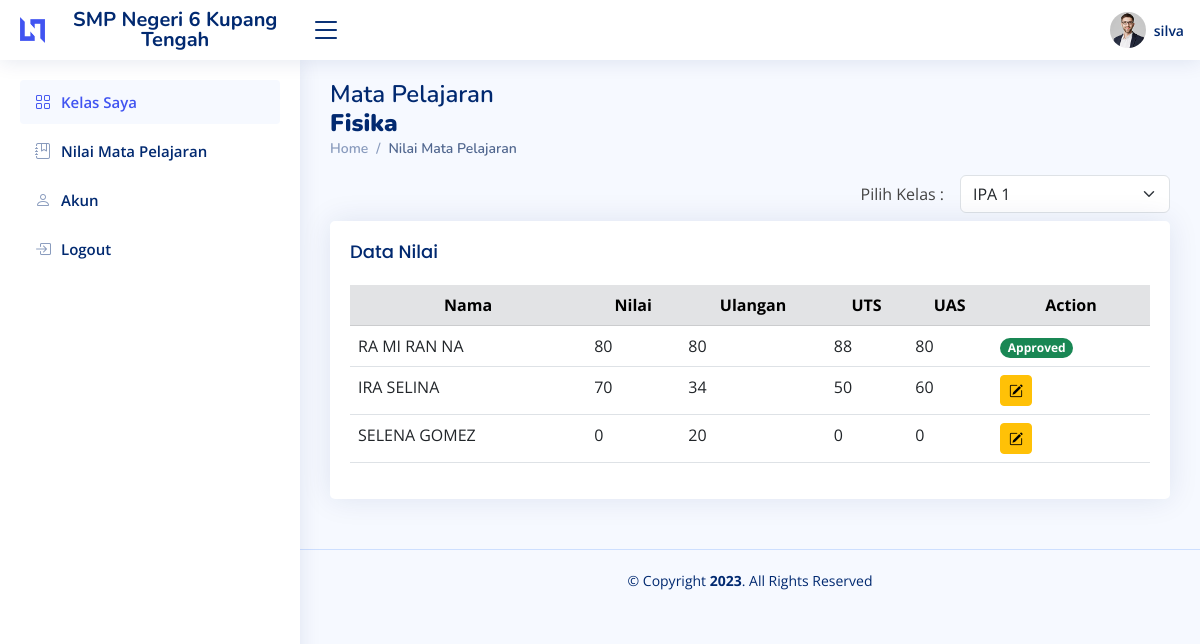
The page /guru/nilai-mapel.php (signed in) on the database its author committed.
### tables this page shows
CREATE TABLE `user` (
  `id` int(11) NOT NULL,
  `nama` varchar(100) NOT NULL,
  `username` varchar(100) NOT NULL,
  `password` varchar(100) NOT NULL,
  `isAdmin` tinyint(1) NOT NULL DEFAULT 0,
  `role` enum('Guru','Kepsek','Admin','Siswa') NOT NULL,
  `id_guru` int(11) NOT NULL,
  `id_siswa` int(11) NOT NULL
);

CREATE TABLE `guru` (
  `id_guru` int(11) NOT NULL,
  `nama_guru` varchar(250) NOT NULL,
  `tempat_lahir` varchar(250) NOT NULL,
  `tanggal_lahir` date NOT NULL DEFAULT current_timestamp(),
  `jenis_kelamin` enum('Laki-Laki','Perempuan') NOT NULL,
  `agama` enum('Kristen','Katolik','Islam','Hindu','Budha') NOT NULL,
  `jabatan` varchar(100) NOT NULL,
  `alamat` varchar(250) NOT NULL,
  `no_telp` varchar(20) NOT NULL,
  `id_mapel` int(11) NOT NULL,
  `id_kelas` int(11) NOT NULL,
  `nip` bigint(18) NOT NULL
);

CREATE TABLE `mapel` (
  `id_mapel` int(11) NOT NULL,
  `nama_mapel` varchar(100) NOT NULL
);

CREATE TABLE `siswa` (
  `id_siswa` int(11) NOT NULL,
  `nis` varchar(50) NOT NULL,
  `nama` varchar(100) NOT NULL,
  `tempat_lahir` varchar(250) NOT NULL,
  `tanggal_lahir` date NOT NULL DEFAULT current_timestamp(),
  `jenis_kelamin` enum('Laki-Laki','Perempuan') NOT NULL,
  `agama` enum('Kristen','Katolik','Islam','Hindu','Budha') NOT NULL,
  `alamat` varchar(250) NOT NULL,
  `nama_ayah` varchar(250) NOT NULL,
  `nama_ibu` varchar(250) NOT NULL,
  `pekerjaan_ayah` varchar(50) NOT NULL,
  `pekerjaan_ibu` varchar(50) NOT NULL,
  `thn_semester` varchar(10) NOT NULL,
  `no_telp` varchar(20) NOT NULL,
  `kelasId` int(11) NOT NULL
);

CREATE TABLE `nilai` (
  `id_nilai` int(11) NOT NULL,
  `nilai` int(100) NOT NULL,
  `ulangan` int(20) NOT NULL,
  `thn_semseter` varchar(20) NOT NULL,
  `uts` int(100) NOT NULL,
  `uas` int(100) NOT NULL,
  `id_mapel` int(11) NOT NULL,
  `id_siswa` int(11) NOT NULL,
  `approved` tinyint(1) NOT NULL
);

### guru/nilai-mapel.php (the view, shortened to what this page needs)
<?php
  include './partial/header.php';
  $id_guru = $user['id_guru'];
  $queryGuru = "SELECT guru.nama_guru, mapel.id_mapel, mapel.nama_mapel FROM guru LEFT JOIN mapel ON mapel.id_mapel = guru.id_mapel WHERE id_guru = $id_guru";
  $resultGuru = $conn->query($queryGuru);
  $guru = $resultGuru->fetch_all();
  $queryKelas = "SELECT kelas.* FROM kelas";
  $resultKelas = $conn->query($queryKelas);
  $kelas = $resultKelas->fetch_all();
  $id_kelas = $_GET['id'] ?? $kelas[0][0];
  $id_mapel = $guru[0][1];
  $sql = "SELECT siswa.nama, siswa.id_siswa AS idSiswa, kelas.id AS id_kelas, kelas.kelas, nilai.* FROM siswa
  LEFT JOIN kelas ON kelas.id = siswa.kelasId
  LEFT JOIN nilai ON nilai.id_mapel = $id_mapel AND nilai.id_siswa = siswa.id_siswa
  WHERE kelas.id = $id_kelas
  ";
  $result = $conn->query($sql);
  $data = array();
  while ($row = $result->fetch_assoc()) {
      $data[] = $row;
  }
?>
  <main id="main" class="main">
    <div class="pagetitle">
      <h1>Mata Pelajaran</h1>
      <h1>
        <b><?= $guru[0][2]?></b>
      </h1>
      <nav>
        <ol class="breadcrumb">
          <li class="breadcrumb-item"><a href="dashboard.php">Home</a></li>
          <li class="breadcrumb-item active">Nilai Mata Pelajaran</li>
        </ol>
      </nav>
    </div>
    <section class="section dashboard">
      <div class="row">
        <div class="col-lg-12">
          <div class="d-flex justify-content-end align-items-center gap-3 mb-2">
            <span>Pilih Kelas :</span>
            <select id="kelasSelector" class="form-select w-25 ">
              <?php foreach($kelas as $row):?>
                <option value="<?= $row[0]?>" <?php if($row[0] == $id_kelas) echo "selected"?> ><?= $row[1]?></option>
              <?php endforeach?>
            </select>
          </div>
          <div class="card">
            <div class="card-body">
              <h5 class="card-title">Data Nilai</h5>
              <div class="table-responsive">
                <table class="table datatable" id="datatable">
                  <thead>
                    <tr class="table-secondary">
                      <th scope="col" class="text-center">Nama</th>
                      <th scope="col" class="text-center">Nilai</th>
                      <th scope="col" class="text-center">Ulangan</th>
                      <th scope="col" class="text-center">UTS</th>
                      <th scope="col" class="text-center">UAS</th>
                      <th scope="col" class="text-center">Action</th>
                    </tr>
                  </thead>
                  <tbody>
                    <?php foreach($data as $key=>$row):?>
                      <tr>
                        <td><?= $row['nama']?></td>
                        <td><?= $row['nilai']?></td>
                        <td><?= $row['ulangan']?></td>
                        <td><?= $row['uts']?></td>
                        <td><?= $row['uas']?></td>
                        <td>
                          <?php if($row['approved'] !== '1'):?>
                            <button type="button" class="btn btn-warning btn-sm" data-bs-toggle="modal"
                            id="btn-edit-nilai"
                            data-bs-target="#editNilai"
                            data-id="<?= $row['id_nilai']?>"
                            data-nilai='{"id_nilai":"<?=$row['id_nilai']?>","idSiswa":"<?=$row['idSiswa']?>","id_mapel":"<?=$id_mapel?>","nilai":"<?=$row['nilai']?>","ulangan":"<?=$row['ulangan']?>","uts":"<?=$row['uts']?>","uas":"<?=$row['uas']?>"}'
                            >
                            <i class="bi bi-pencil-square"></i>
                          </button>
                          <?php else:?>
                            <span class="badge text-bg-success rounded-pill">Approved</span>
                          <?php endif?>
                        </td>
                      </tr>
                      <?php endforeach?>
                  </tbody>
                </table>
              </div>
            </div>
          </div>
        </div>
      </div>
    </section>
  </main>
  <?php include './partial/footer.php';?>

### guru/partial/header.php (shortened to what this page needs)
<?php
  $conn = OpenCon();
  if(isset($_SESSION['user-id'])){
    $id = $_SESSION['user-id'];
    $query = "SELECT * FROM user WHERE id='$id'";
    $result = $conn->query($query);
    $user = mysqli_fetch_assoc($result);
  }else{
    header('Location: login-guru.php');
    exit;
  }
?>
<!DOCTYPE html>
<html lang="en">
<head>
  <link href="../assets/vendor/bootstrap/css/bootstrap.min.css" rel="stylesheet">
  <link href="../assets/vendor/bootstrap-icons/bootstrap-icons.css" rel="stylesheet">
  <link href="../assets/vendor/datatables/datatables.css" rel="stylesheet">
  <link href="../assets/css/style.css" rel="stylesheet">
</head>
<body>
  <header id="header" class="header fixed-top d-flex align-items-center">
    <div class="d-flex align-items-center justify-content-between">
      <a href="dashboard.php" class="logo d-flex align-items-center">
        <img src="../assets/img/logo.png" alt="">
        <span class="d-none d-lg-block text-sm-center">SMP Negeri 6 Kupang Tengah</span>
      </a>
      <i class="bi bi-list toggle-sidebar-btn"></i>
    </div>
    <nav class="header-nav ms-auto">
      <ul class="d-flex align-items-center">
        <li class="nav-item dropdown pe-3">
          <a class="nav-link nav-profile d-flex align-items-center pe-0" href="#" data-bs-toggle="dropdown">
            <img src="../assets/img/profile-img.jpg" alt="Profile" class="rounded-circle">
            <span class="d-none d-md-block ps-2"><?=$user['username']?></span>
          </a>
        </li>
      </ul>
    </nav>
  </header>
  <aside id="sidebar" class="sidebar">
    <ul class="sidebar-nav" id="sidebar-nav">
      <li class="nav-item">
        <a class="nav-link " href="dashboard.php">
          <i class="bi bi-grid"></i>
          <span>Kelas Saya</span>
        </a>
      </li>
      <li class="nav-item">
        <a class="nav-link collapsed" href="nilai-mapel.php">
          <i class="bi bi-journal-bookmark"></i>
          <span>Nilai Mata Pelajaran</span>
        </a>
      </li>
      <li class="nav-item">
        <a class="nav-link collapsed" href="akun.php">
          <i class="bi bi-person"></i>
          <span>Akun</span>
        </a>
      </li>
      <li class="nav-item">
        <a class="nav-link collapsed" href="../controllers/logout.php">
          <i class="bi bi-box-arrow-in-right"></i>
          <span>Logout</span>
        </a>
      </li>
    </ul>
  </aside>

### assets/css/style.css (style rules this page uses)
:root { scroll-behavior: smooth; }
body { font-family: "Open Sans", sans-serif; background: #f6f9ff; color: #444444; }
a { color: #4154f1; text-decoration: none; }
h1, h2, h3, h4, h5, h6 { font-family: "Nunito", sans-serif; }
#main { margin-top: 60px; padding: 20px 30px; transition: all 0.3s; }
.pagetitle { margin-bottom: 10px; }
.pagetitle h1 { font-size: 24px; margin-bottom: 0; font-weight: 600; color: #012970; }
.card { margin-bottom: 30px; border: none; border-radius: 5px; box-shadow: 0px 0 30px rgba(1, 41, 112, 0.1); }
.card-title { padding: 20px 0 15px 0; font-size: 18px; font-weight: 500; color: #012970; font-family: "Poppins", sans-serif; }
.card-body { padding: 0 20px 20px 20px; }
.breadcrumb { font-size: 14px; font-family: "Nunito", sans-serif; color: #899bbd; font-weight: 600; }
.breadcrumb a { color: #899bbd; transition: 0.3s; }
.breadcrumb .breadcrumb-item::before { color: #899bbd; }
.breadcrumb .active { color: #51678f; font-weight: 600; }
.logo { line-height: 1; }
@media (min-width: 1200px) { .logo { width: 280px; } }
.logo img { max-height: 26px; margin-right: 6px; }
.logo span { font-size: 20px; font-weight: 700; color: #012970; font-family: "Nunito", sans-serif; }
.header { transition: all 0.5s; z-index: 997; height: 60px; box-shadow: 0px 2px 20px rgba(1, 41, 112, 0.1); background-color: #fff; padding-left: 20px; }
.header .toggle-sidebar-btn { font-size: 32px; padding-left: 10px; cursor: pointer; color: #012970; }
.header-nav ul { list-style: none; }
.header-nav>ul { margin: 0; padding: 0; }
.header-nav .nav-profile { color: #012970; }
.header-nav .nav-profile img { max-height: 36px; }
.header-nav .nav-profile span { font-size: 14px; font-weight: 600; }
.sidebar { position: fixed; top: 60px; left: 0; bottom: 0; width: 300px; z-index: 996; transition: all 0.3s; padding: 20px; overflow-y: auto; scrollbar-width: thin; scrollbar-color: #aab7cf transparent; box-shadow: 0px 0px 20px rgba(1, 41, 112, 0.1); background-color: #fff; }
@media (min-width: 1200px) { #main, #footer { margin-left: 300px; } }
.sidebar-nav { padding: 0; margin: 0; list-style: none; }
.sidebar-nav li { padding: 0; margin: 0; list-style: none; }
.sidebar-nav .nav-item { margin-bottom: 5px; }
.sidebar-nav .nav-link { display: flex; align-items: center; font-size: 15px; font-weight: 600; color: #4154f1; transition: 0.3; background: #f6f9ff; padding: 10px 15px; border-radius: 4px; }
.sidebar-nav .nav-link i { font-size: 16px; margin-right: 10px; color: #4154f1; }
.sidebar-nav .nav-link.collapsed { color: #012970; background: #fff; }
.sidebar-nav .nav-link.collapsed i { color: #899bbd; }

### rows shown on the page
user: username "silva"
guru: id_mapel.nama_mapel "Fisika"
siswa: nama "RA MI RAN NA", nilai.nilai "80", nilai.ulangan "80", nilai.uts "88", nilai.uas "80", shows "Approved"
siswa: nama "IRA SELINA", nilai.nilai "70", nilai.ulangan "34", nilai.uts "50", nilai.uas "60"
siswa: nama "SELENA GOMEZ", nilai.nilai "0", nilai.ulangan "20", nilai.uts "0", nilai.uas "0"

### other values the page prints
form field value "IPA 1"
